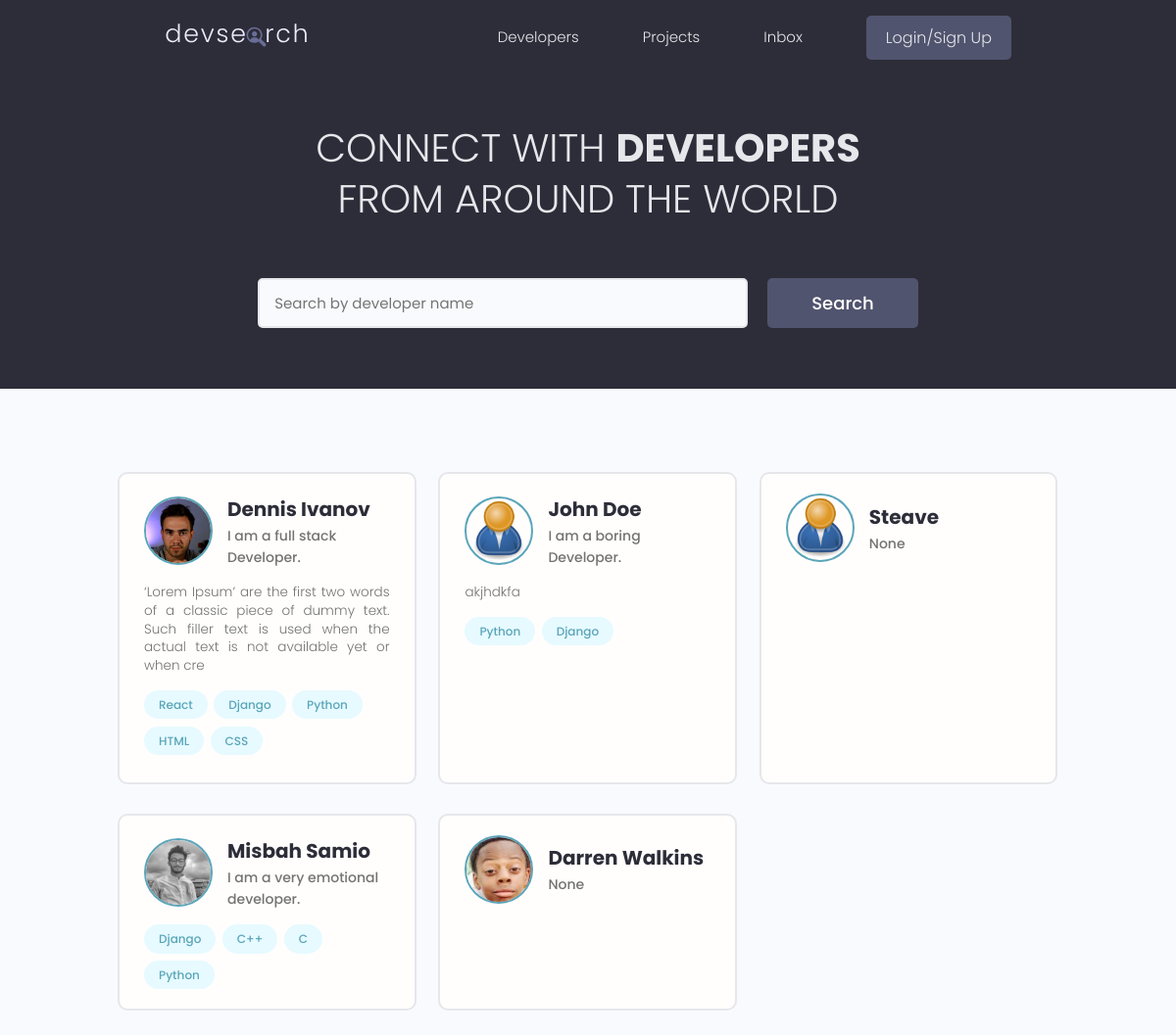
/, run on an earlier commit of the app's database.
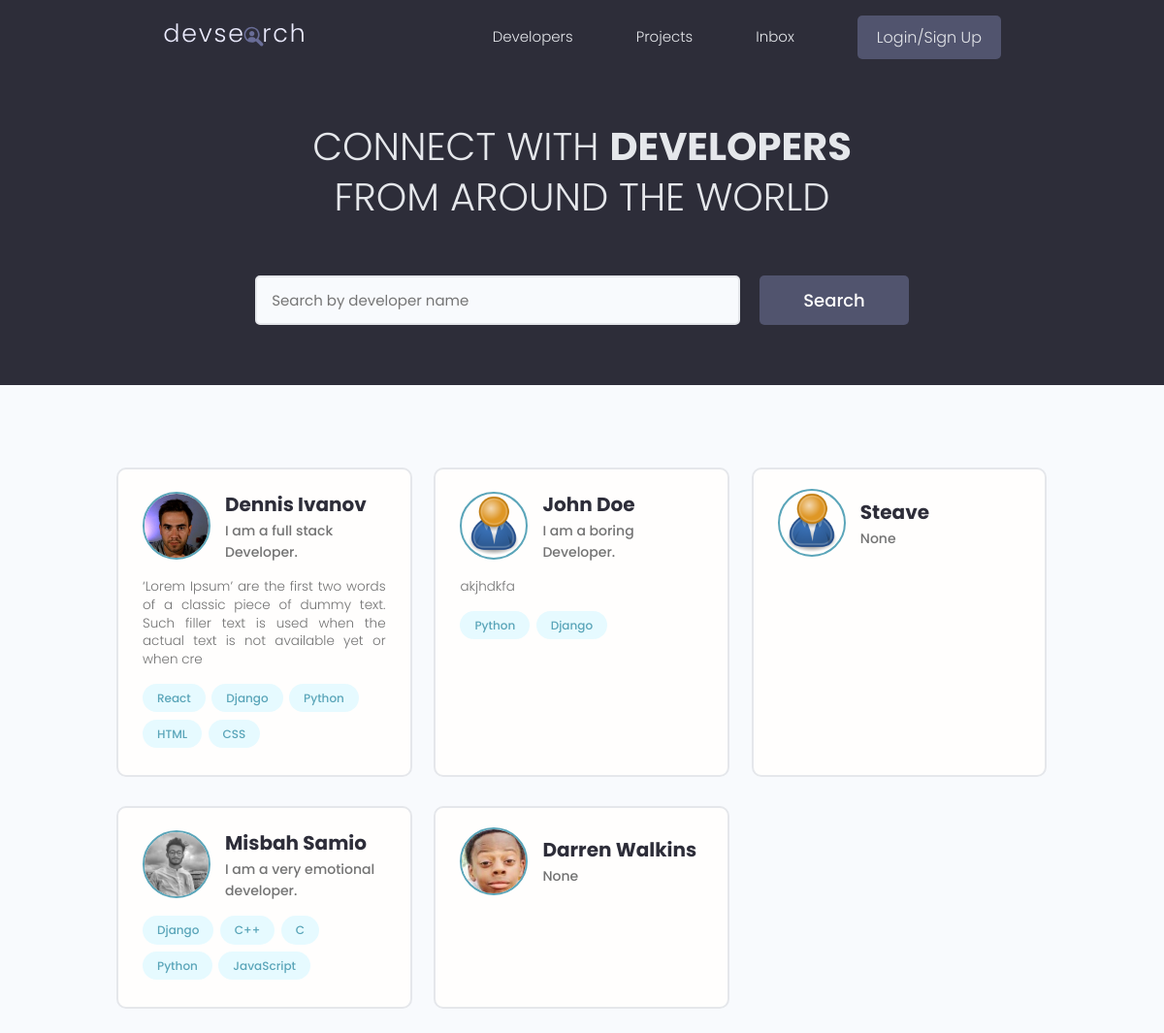
And on a later commit of the database.
### users/models.py (models this page shows, shortened)
class Profile(models.Model):
    user = models.OneToOneField(User, on_delete=models.CASCADE, null=True, blank=True)
    name = models.CharField(max_length=200, blank=True, null=True)
    email = models.EmailField(max_length=500, blank=True, null=True)
    username = models.CharField(max_length=200, blank=True, null=True)
    location = models.CharField(max_length=200, blank=True, null=True)
    short_intro = models.CharField(max_length=200, blank=True, null=True)
    bio = models.TextField(blank=True, null=True)
    profile_image = models.ImageField(null=True, blank=True, upload_to='profiles/', default="profiles/user-default.png")
    social_github = models.CharField(max_length=200, blank=True, null=True)
    social_twitter = models.CharField(max_length=200, blank=True, null=True)
    social_linkedin = models.CharField(max_length=200, blank=True, null=True)
    social_youtube = models.CharField(max_length=200, blank=True, null=True)
    social_website = models.CharField(max_length=200, blank=True, null=True)
    created = models.DateTimeField(auto_now_add=True)
    id = models.UUIDField(default=uuid.uuid4, unique=True, primary_key=True, editable=False)

class Skill(models.Model):
    owner = models.ForeignKey(Profile, on_delete=models.CASCADE, null=True, blank=True)
    name = models.CharField(max_length=200, blank=True, null=True)
    description = models.TextField(null=True, blank=True)
    created = models.DateTimeField(auto_now_add=True)
    id = models.UUIDField(default=uuid.uuid4, unique=True, primary_key=True, editable=False)
    def __str__(self):
        return str(self.name)

### users/views.py (the view)
# urls.py: path('', views.profiles, name="profiles"),
def profiles(request):
    profiles = Profile.objects.all()
    context = {'profiles' : profiles}
    return render(request, 'users/profiles.html', context)

### users/templates/users/profiles.html (shortened to what this page needs)
{% extends 'main.html' %}
{% block content %}
<main class="home">
    <section class="hero-section text-center">
      <div class="container container--narrow">
        <div class="hero-section__box">
          <h2>CONNECT WITH <span>DEVELOPERS</span></h2>
          <h2>FROM AROUND THE WORLD</h2>
        </div>
        <div class="hero-section__search">
          <form class="form" action="#" method="get">
            <div class="form__field">
              <input class="input input--text" id="formInput#search" type="text" name="text"
                placeholder="Search by developer name" />
            </div>
            <input class="btn btn--sub btn--lg" type="submit" value="Search" />
          </form>
        </div>
      </div>
    </section>
    <section class="devlist">
      <div class="container">
        <div class="grid grid--three">
        {% for profile in profiles %}
          <div class="column card">
            <div class="dev">
              <a href="{% url 'user-profile' profile.id %}" class="card__body">
                <div class="dev__profile">
                  <img class="avatar avatar--md" src="{{ profile.profile_image.url }}" alt="image" />
                  <div class="dev__meta">
                    <h3>{{ profile.name }}</h3>
                    <h5>{{ profile.short_intro|slice:"60" }}</h5>
                  </div>
                </div>
                <p class="dev__info">
                  {{profile.bio|slice:"150"}}
                </p>
                <div class="dev__skills">
                  {% for skill in profile.skill_set.all|slice:"5" %}
                  <span class="tag tag--pill tag--main">
                    <small>{{ skill }}</small>
                  </span>
                  {% endfor %}
                </div>
              </a>
            </div>
          </div>
        {% endfor %}
        </div>
      </div>
    </section>
  </main>
{% endblock content %}

What changed in the data, as far as the page shows it:
added Skill: name "JavaScript", shown under Profile "Misbah Samio"
